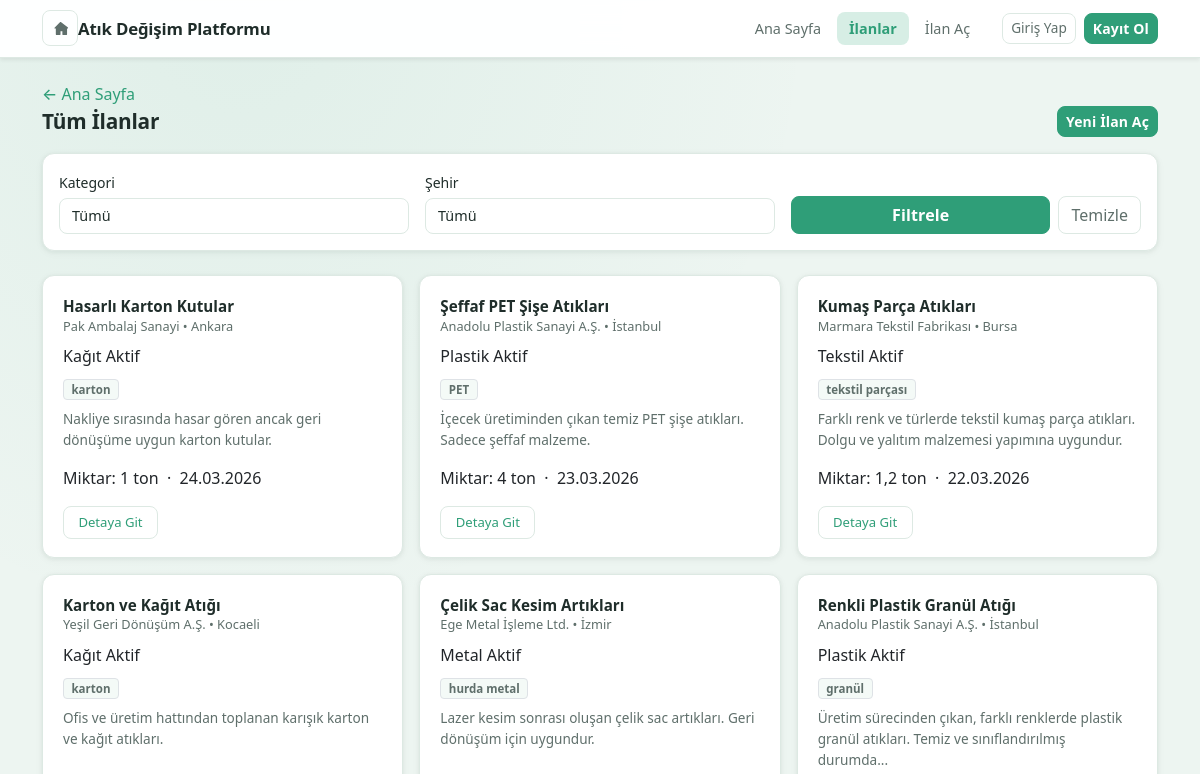
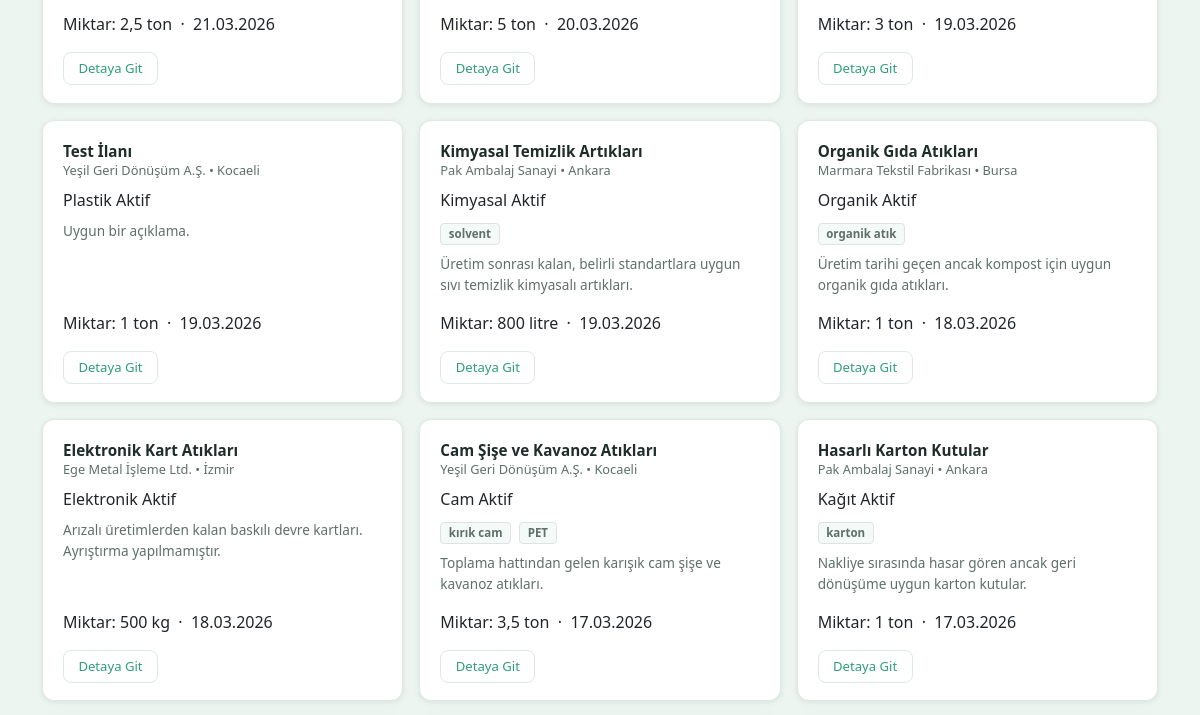
Page /listings (upper part) on the earlier database version (2 pictures, top to bottom).
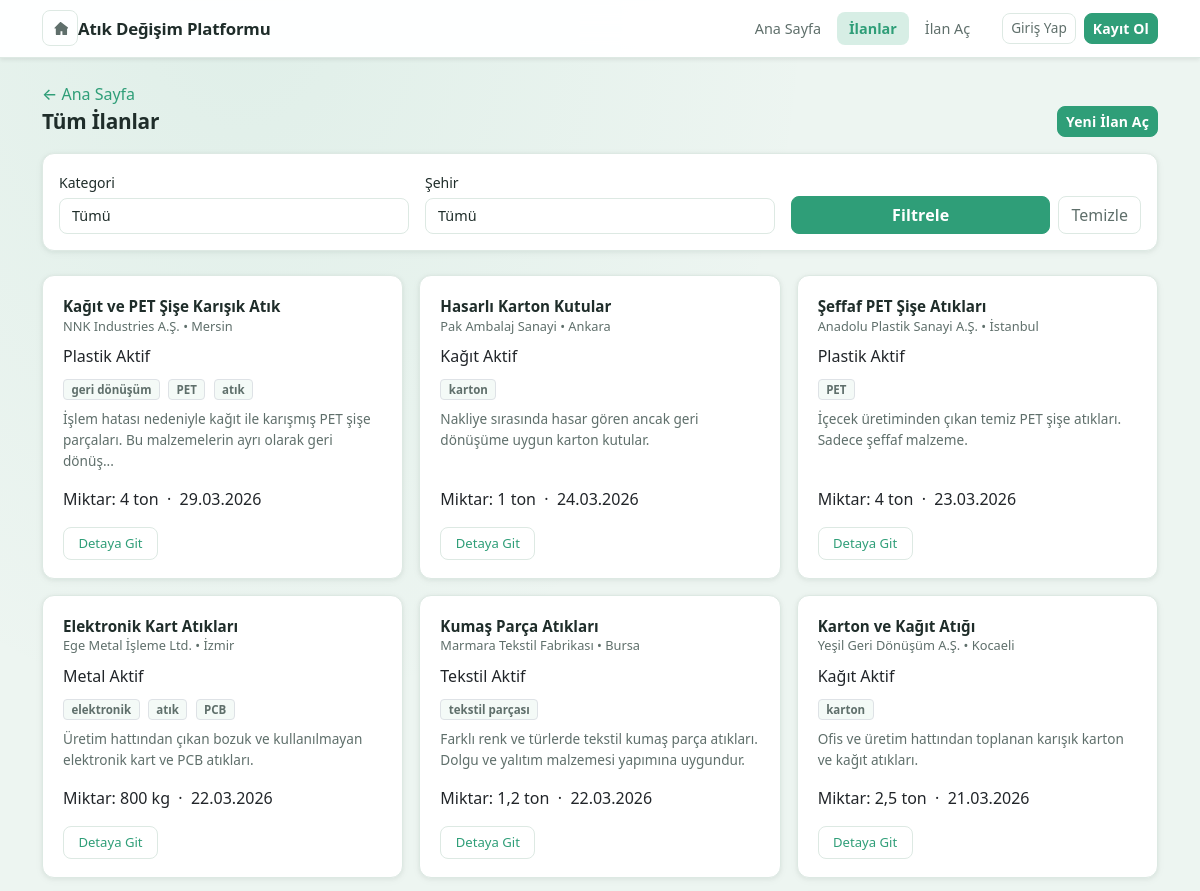
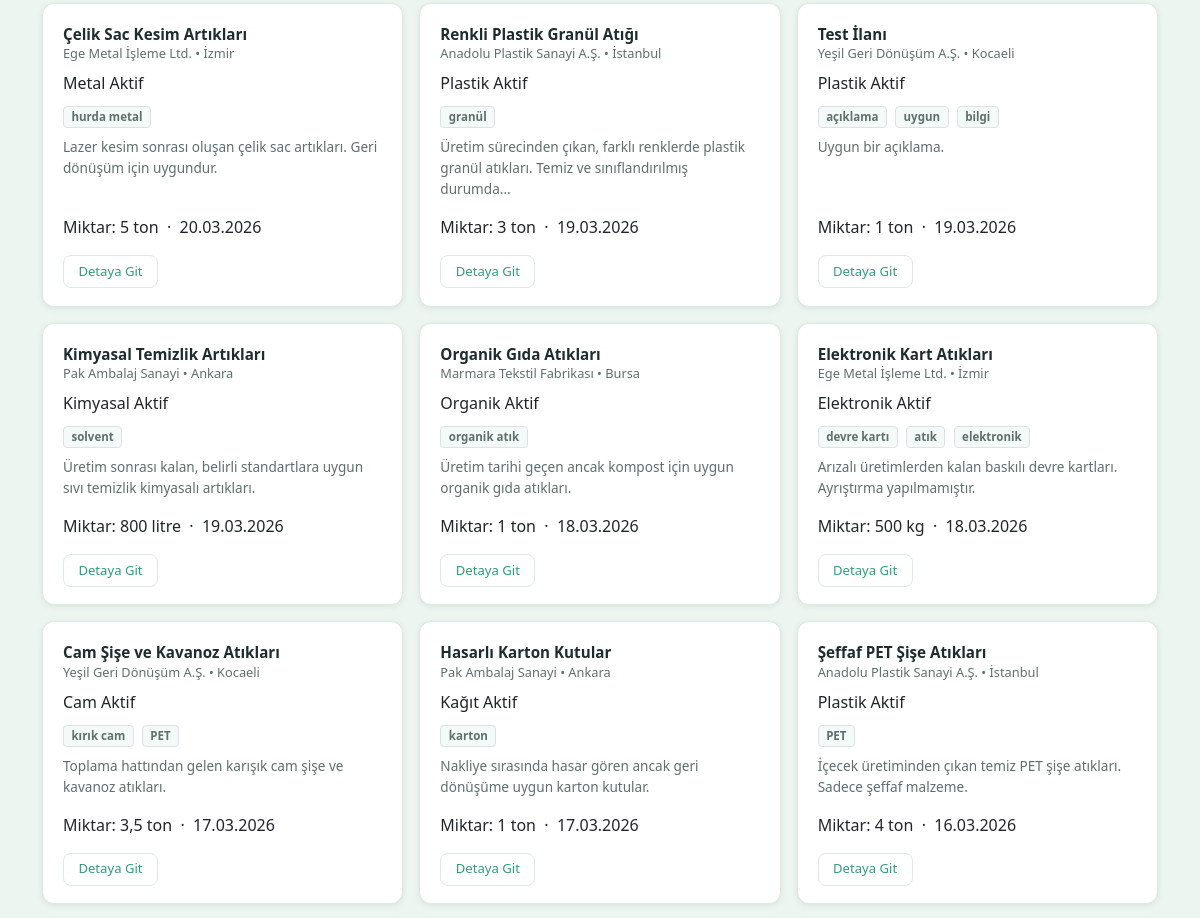
Same page on the later database version (2 pictures, top to bottom).
### models.py (models this page shows, shortened)
class Listing(db.Model):
    __tablename__ = "listings"
    id = db.Column(db.Integer, primary_key=True)
    firm_id = db.Column(
        "company_id",
        db.Integer,
        db.ForeignKey("companies.id"),
        nullable=False,
    )
    title = db.Column(db.String(200), nullable=False)
    description = db.Column(db.Text, nullable=False)
    category = db.Column(db.String(100), nullable=False)
    quantity = db.Column(db.String(100), nullable=False)
    city = db.Column(db.String(100), nullable=False)
    price = db.Column(db.Float, nullable=True)
    status = db.Column(db.String(50), default="Aktif", nullable=False)
    created_at = db.Column(db.DateTime, default=datetime.utcnow, nullable=False)
    tags = db.Column(db.Text, nullable=True)
    requests = db.relationship("ListingRequest", backref="listing", lazy=True)
    @property
    def tags_list(self) -> list[str]:
        if not getattr(self, "tags", None):
            return []
        raw = self.tags.strip()
        if not raw:
            return []
        if raw.startswith("["):
            try:
                parsed = json.loads(raw)
                if isinstance(parsed, list):
                    return [str(x) for x in parsed if str(x).strip()]
            except Exception:
                pass

class Firm(db.Model):
    __tablename__ = "companies"
    id = db.Column(db.Integer, primary_key=True)
    user_id = db.Column(db.Integer, db.ForeignKey("users.id"), nullable=True, unique=True)
    name = db.Column(db.String(200), nullable=False)
    city = db.Column(db.String(100), nullable=False)
    sector = db.Column(db.String(200), nullable=False)
    description = db.Column(db.Text, nullable=True)
    phone = db.Column(db.String(50), nullable=True)
    created_at = db.Column(db.DateTime, default=datetime.utcnow, nullable=False)
    listings = db.relationship("Listing", backref="firm", lazy=True)

### app.py (the view)
    @app.route("/listings")
    def listings():
        selected_category = request.args.get("kategori", "").strip()
        selected_city = request.args.get("sehir", "").strip()
        query = Listing.query
        if selected_category:
            query = query.filter_by(category=selected_category)
        if selected_city:
            query = query.filter(Listing.city.ilike(selected_city))
        all_listings = query.order_by(Listing.created_at.desc()).all()
        distinct_cities = db.session.query(Listing.city).distinct().order_by(Listing.city.asc()).all()
        city_list = [c[0] for c in distinct_cities if c[0]]
        return render_template(
            "listings/list.html",
            title="İlanlar",
            listings=all_listings,
            selected_category=selected_category,
            selected_city=selected_city,
            city_list=city_list,
        )

### templates/listings/list.html (shortened to what this page needs)
{% extends "base.html" %}
{% block content %}
{% set back_url = url_for('index') %}
{% set back_label = '← Ana Sayfa' %}
{% include 'partials/back_nav.html' %}
<div class="row mb-3">
  <div class="col-12 d-flex flex-wrap align-items-center justify-content-between gap-2">
    <h2 class="section-title mb-0">Tüm İlanlar</h2>
    <a href="{{ url_for('create_listing') }}" class="btn btn-sm btn-primary">
      Yeni İlan Aç
    </a>
  </div>
</div>
<div class="row mb-4">
  <div class="col-12">
    <form method="get" class="filter-area p-3 rounded">
      <div class="row g-3 align-items-end">
        <div class="col-md-4">
          <label for="kategori" class="form-label">Kategori</label>
          <select id="kategori" name="kategori" class="form-select">
            <option value="">Tümü</option>
          </select>
        </div>
        <div class="col-md-4">
          <label for="sehir" class="form-label">Şehir</label>
          <select id="sehir" name="sehir" class="form-select">
            <option value="">Tümü</option>
          </select>
        </div>
        <div class="col-md-4 d-flex gap-2">
          <button type="submit" class="btn btn-primary flex-grow-1">
            Filtrele
          </button>
          <a href="{{ url_for('listings') }}" class="btn btn-outline-secondary">
            Temizle
          </a>
        </div>
      </div>
    </form>
  </div>
</div>
<div class="row g-3">
  {% if listings %}
    {% for listing in listings %}
      <div class="col-md-6 col-lg-4">
        <div class="card listing-card h-100">
          <div class="card-body d-flex flex-column">
            <h5 class="card-title">{{ listing.title }}</h5>
            <p class="card-subtitle mb-2">
              {{ listing.firm.name if listing.firm else '—' }} • {{ listing.city }}
            </p>
            <div class="mb-2 d-flex flex-wrap gap-1">
              <span class="badge-category">{{ listing.category }}</span>
              <span class="badge-status">{{ listing.status }}</span>
            </div>
            {% if listing.tags_list and listing.tags_list|length > 0 %}
              <div class="mb-2">
                {% for tag in listing.tags_list[:3] %}
                  <span class="badge bg-light text-dark border me-1">{{ tag }}</span>
                {% endfor %}
              </div>
            {% endif %}
            <p class="card-text flex-grow-1">
              {{ listing.description[:100] }}{% if listing.description|length > 100 %}...{% endif %}
            </p>
            <p class="meta-line mb-3">
              Miktar: {{ listing.quantity }} &nbsp;·&nbsp;
              {{ listing.created_at.strftime('%d.%m.%Y') }}
            </p>
            <a href="{{ url_for('listing_detail', listing_id=listing.id) }}" class="btn btn-sm btn-outline-primary mt-auto align-self-start">
              Detaya Git
            </a>
          </div>
        </div>
      </div>
    {% endfor %}
  {% else %}
    <div class="col-12">
      <div class="alert alert-info">
        Seçilen filtrelere uygun ilan bulunamadı.
      </div>
    </div>
  {% endif %}
</div>
{% endblock %}

Differences in the rows shown:
added Listing: title "Kağıt ve PET Şişe Karışık Atık", firm "NNK Industries A.Ş.", city "Mersin", category "Plastik", status "Aktif", 3 "geri dönüşüm" "PET" "atık", description "İşlem hatası nedeniyle kağıt ile karışmış PET şişe parçaları. Bu malzemelerin ayrı olarak geri dönüş", quantity "4 ton", created_at "29.03.2026"
added Listing: title "Elektronik Kart Atıkları", firm "Ege Metal İşleme Ltd.", city "İzmir", category "Metal", status "Aktif", 3 "elektronik" "atık" "PCB", description "Üretim hattından çıkan bozuk ve kullanılmayan elektronik kart ve PCB atıkları.", quantity "800 kg", created_at "22.03.2026"
now on this page (row unchanged): Listing: title "Şeffaf PET Şişe Atıkları", firm "Anadolu Plastik Sanayi A.Ş.", city "İstanbul", category "Plastik", status "Aktif", 3 "PET", description "İçecek üretiminden çıkan temiz PET şişe atıkları. Sadece şeffaf malzeme.", quantity "4 ton", created_at "16.03.2026"
Other differences:
new list line: "açıklama"
new list line: "uygun"
new list line: "bilgi"
new list line: "devre kartı"
new list line: "atık"
new list line: "elektronik"
